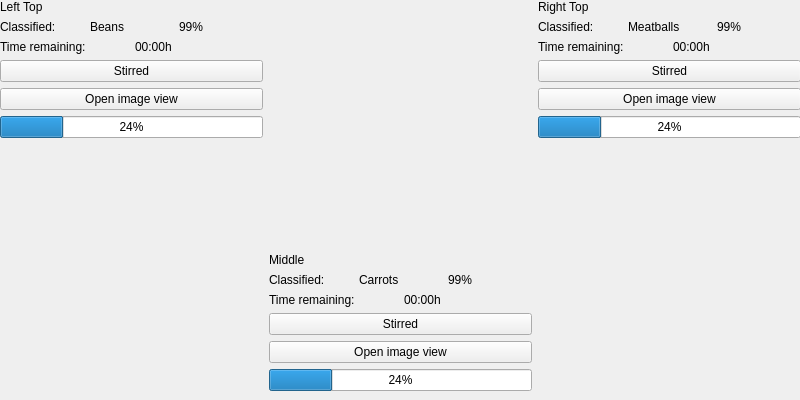
<?xml version="1.0" encoding="UTF-8"?>
<ui version="4.0">
 <class>MainWindow</class>
 <widget class="QMainWindow" name="MainWindow">
  <property name="geometry">
   <rect>
    <x>0</x>
    <y>0</y>
    <width>800</width>
    <height>400</height>
   </rect>
  </property>
  <property name="maximumSize">
   <size>
    <width>800</width>
    <height>480</height>
   </size>
  </property>
  <property name="windowTitle">
   <string>MainWindow</string>
  </property>
  <widget class="QWidget" name="centralwidget">
   <widget class="QWidget" name="horizontalLayoutWidget">
    <property name="geometry">
     <rect>
      <x>0</x>
      <y>0</y>
      <width>801</width>
      <height>391</height>
     </rect>
    </property>
    <layout class="QHBoxLayout" name="mainHorizontalLayout">
     <item>
      <layout class="QVBoxLayout" name="leftVerticalLayout">
       <item>
        <widget class="QLabel" name="leftTopLabel">
         <property name="text">
          <string>Left Top</string>
         </property>
        </widget>
       </item>
       <item>
        <layout class="QHBoxLayout" name="leftClassifiedLayout">
         <item>
          <widget class="QLabel" name="leftClassifiedText">
           <property name="text">
            <string>Classified: </string>
           </property>
          </widget>
         </item>
         <item>
          <widget class="QLabel" name="leftClassifiedLabel">
           <property name="text">
            <string>Beans</string>
           </property>
          </widget>
         </item>
         <item>
          <widget class="QLabel" name="leftClassifiedPercentage">
           <property name="text">
            <string>99%</string>
           </property>
          </widget>
         </item>
        </layout>
       </item>
       <item>
        <layout class="QHBoxLayout" name="leftTimeRemainingLayout">
         <item>
          <widget class="QLabel" name="leftTimeRemainingText">
           <property name="text">
            <string>Time remaining: </string>
           </property>
          </widget>
         </item>
         <item>
          <widget class="QLabel" name="leftTimeRemaining">
           <property name="text">
            <string>00:00h</string>
           </property>
          </widget>
         </item>
        </layout>
       </item>
       <item>
        <widget class="QPushButton" name="leftStirredButton">
         <property name="text">
          <string>Stirred</string>
         </property>
        </widget>
       </item>
       <item>
        <widget class="QPushButton" name="leftOpenImageViewButton">
         <property name="text">
          <string>Open image view</string>
         </property>
        </widget>
       </item>
       <item>
        <widget class="QProgressBar" name="leftProgressbar">
         <property name="value">
          <number>24</number>
         </property>
        </widget>
       </item>
       <item>
        <spacer name="leftSpacer">
         <property name="orientation">
          <enum>Qt::Vertical</enum>
         </property>
         <property name="sizeHint" stdset="0">
          <size>
           <width>20</width>
           <height>40</height>
          </size>
         </property>
        </spacer>
       </item>
      </layout>
     </item>
     <item>
      <layout class="QVBoxLayout" name="middleVerticalLayout">
       <item>
        <spacer name="middleSpacer">
         <property name="orientation">
          <enum>Qt::Vertical</enum>
         </property>
         <property name="sizeHint" stdset="0">
          <size>
           <width>20</width>
           <height>40</height>
          </size>
         </property>
        </spacer>
       </item>
       <item>
        <widget class="QLabel" name="middleLabel">
         <property name="text">
          <string>Middle</string>
         </property>
        </widget>
       </item>
       <item>
        <layout class="QHBoxLayout" name="middleClassifiedLayout">
         <item>
          <widget class="QLabel" name="middleClassifiedText">
           <property name="text">
            <string>Classified: </string>
           </property>
          </widget>
         </item>
         <item>
          <widget class="QLabel" name="middleClassifiedLabel">
           <property name="text">
            <string>Carrots</string>
           </property>
          </widget>
         </item>
         <item>
          <widget class="QLabel" name="middleClassifiedPercentage">
           <property name="text">
            <string>99%</string>
           </property>
          </widget>
         </item>
        </layout>
       </item>
       <item>
        <layout class="QHBoxLayout" name="middleTimeRemainingLayout">
         <item>
          <widget class="QLabel" name="middleTimeRemainingText">
           <property name="text">
            <string>Time remaining: </string>
           </property>
          </widget>
         </item>
         <item>
          <widget class="QLabel" name="middleTimeRemaining">
           <property name="text">
            <string>00:00h</string>
           </property>
          </widget>
         </item>
        </layout>
       </item>
       <item>
        <widget class="QPushButton" name="middleStirredButton">
         <property name="text">
          <string>Stirred</string>
         </property>
        </widget>
       </item>
       <item>
        <widget class="QPushButton" name="middleOpenImageViewButton">
         <property name="text">
          <string>Open image view</string>
         </property>
        </widget>
       </item>
       <item>
        <widget class="QProgressBar" name="middleProgressbar">
         <property name="value">
          <number>24</number>
         </property>
        </widget>
       </item>
      </layout>
     </item>
     <item>
      <layout class="QVBoxLayout" name="rightVerticalLayout">
       <item>
        <widget class="QLabel" name="rightLabel">
         <property name="text">
          <string>Right Top</string>
         </property>
        </widget>
       </item>
       <item>
        <layout class="QHBoxLayout" name="rightClassifiedLayout">
         <item>
          <widget class="QLabel" name="rightClassifiedText">
           <property name="text">
            <string>Classified: </string>
           </property>
          </widget>
         </item>
         <item>
          <widget class="QLabel" name="rightClassifiedLabel">
           <property name="text">
            <string>Meatballs</string>
           </property>
          </widget>
         </item>
         <item>
          <widget class="QLabel" name="rightClassifiedPercentage">
           <property name="text">
            <string>99%</string>
           </property>
          </widget>
         </item>
        </layout>
       </item>
       <item>
        <layout class="QHBoxLayout" name="rightTimeRemainingLayout">
         <item>
          <widget class="QLabel" name="rightTimeRemainingText">
           <property name="text">
            <string>Time remaining: </string>
           </property>
          </widget>
         </item>
         <item>
          <widget class="QLabel" name="rightTimeRemaining">
           <property name="text">
            <string>00:00h</string>
           </property>
          </widget>
         </item>
        </layout>
       </item>
       <item>
        <widget class="QPushButton" name="rightStirredButton">
         <property name="text">
          <string>Stirred</string>
         </property>
        </widget>
       </item>
       <item>
        <widget class="QPushButton" name="rightOpenImageViewButton">
         <property name="text">
          <string>Open image view</string>
         </property>
        </widget>
       </item>
       <item>
        <widget class="QProgressBar" name="rightProgressbar">
         <property name="value">
          <number>24</number>
         </property>
        </widget>
       </item>
       <item>
        <spacer name="rightSpacer">
         <property name="orientation">
          <enum>Qt::Vertical</enum>
         </property>
         <property name="sizeHint" stdset="0">
          <size>
           <width>20</width>
           <height>40</height>
          </size>
         </property>
        </spacer>
       </item>
      </layout>
     </item>
    </layout>
   </widget>
  </widget>
 </widget>
 <resources/>
 <connections/>
</ui>
